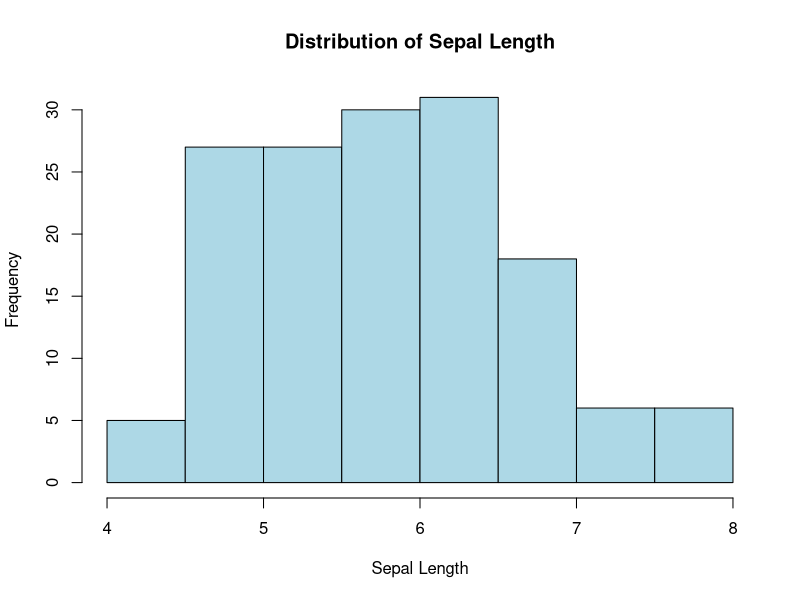
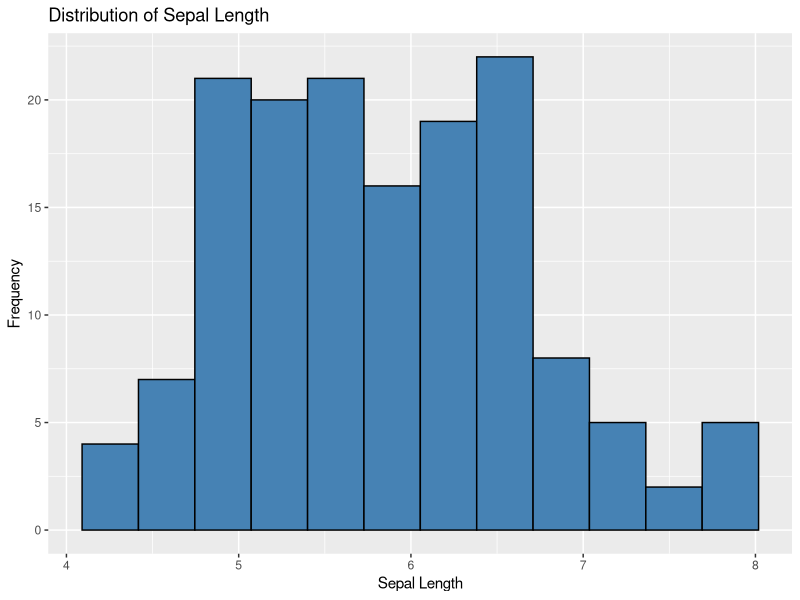
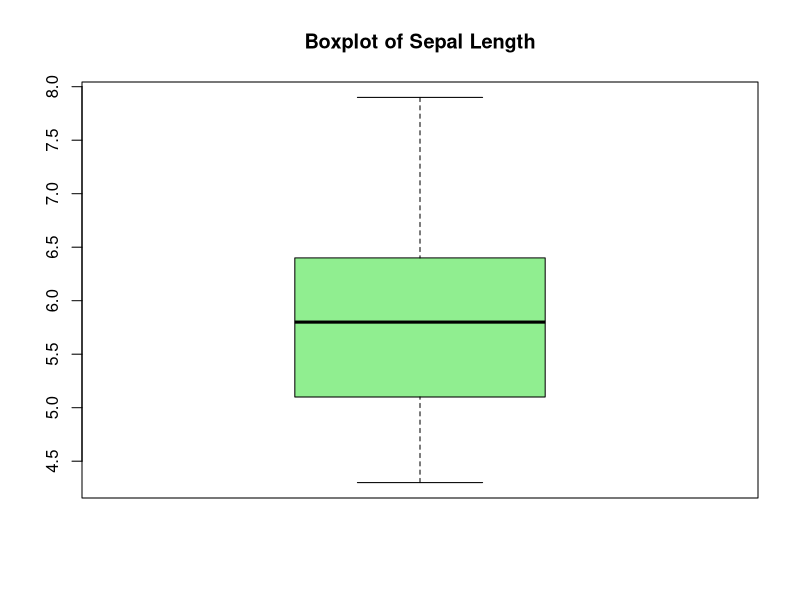
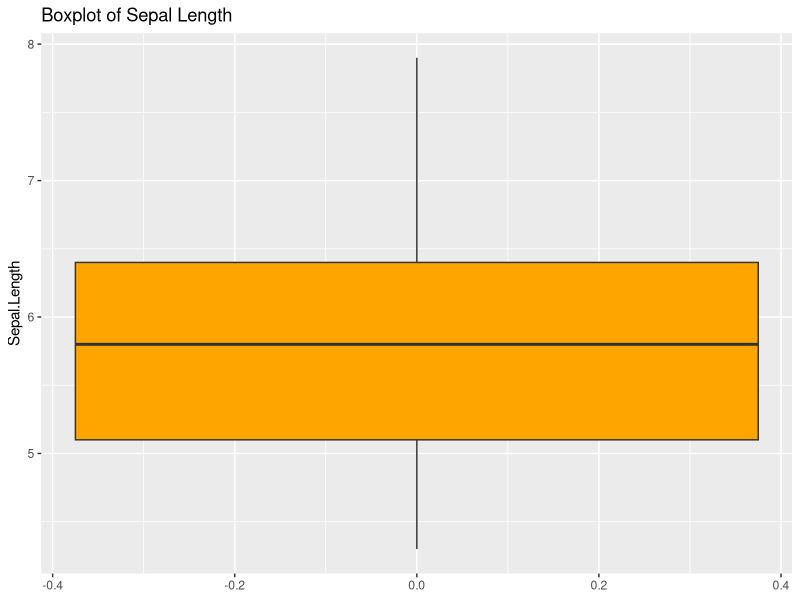
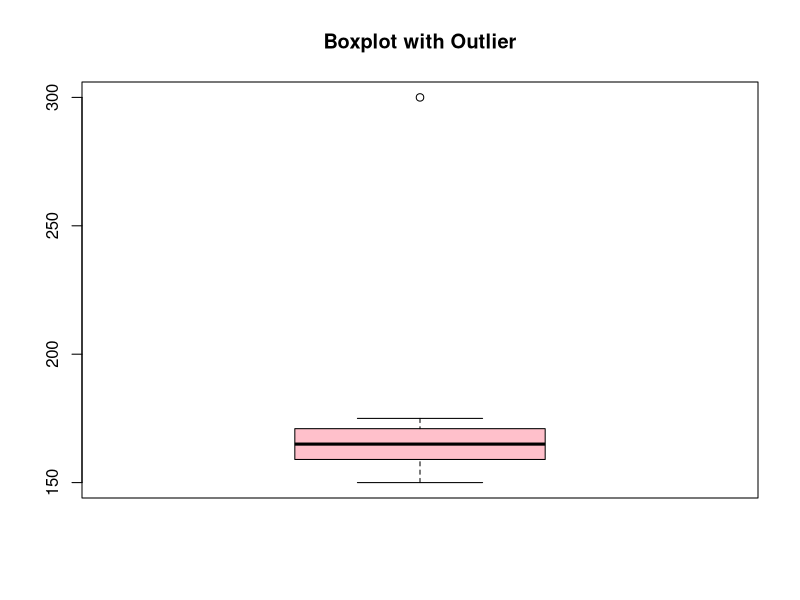
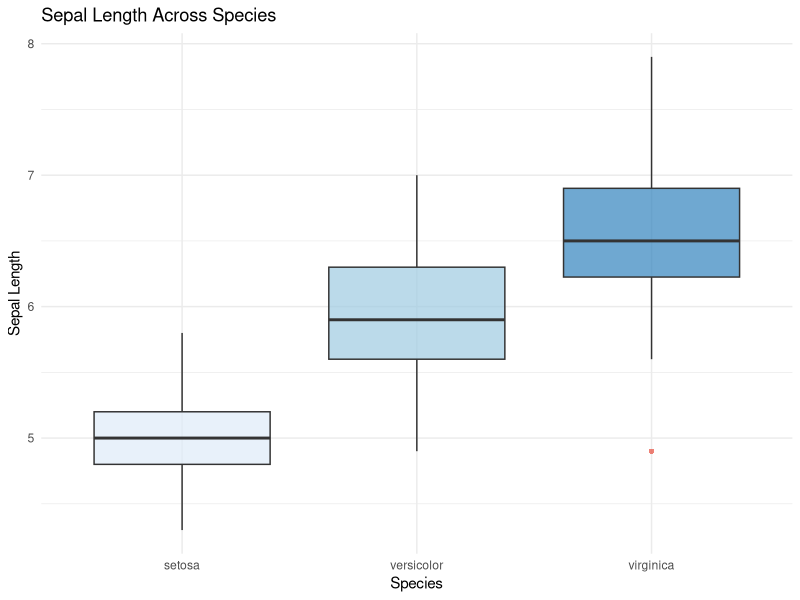
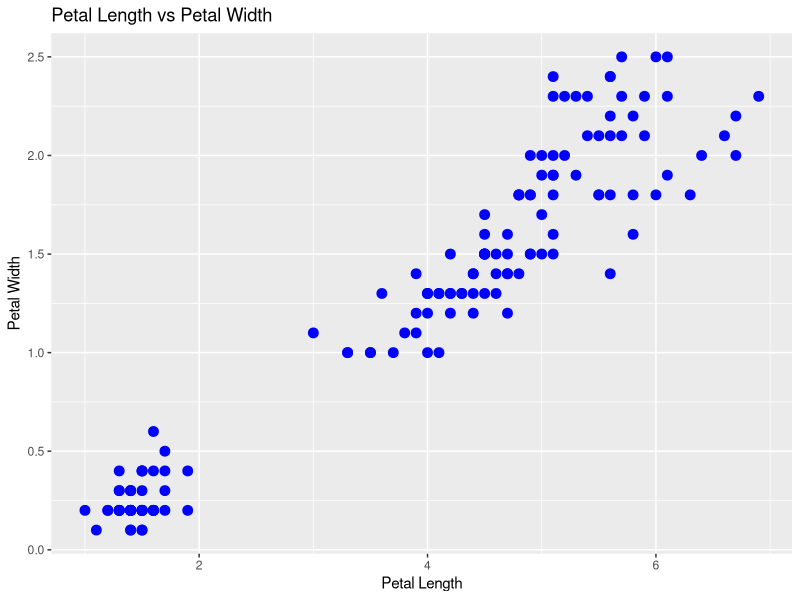
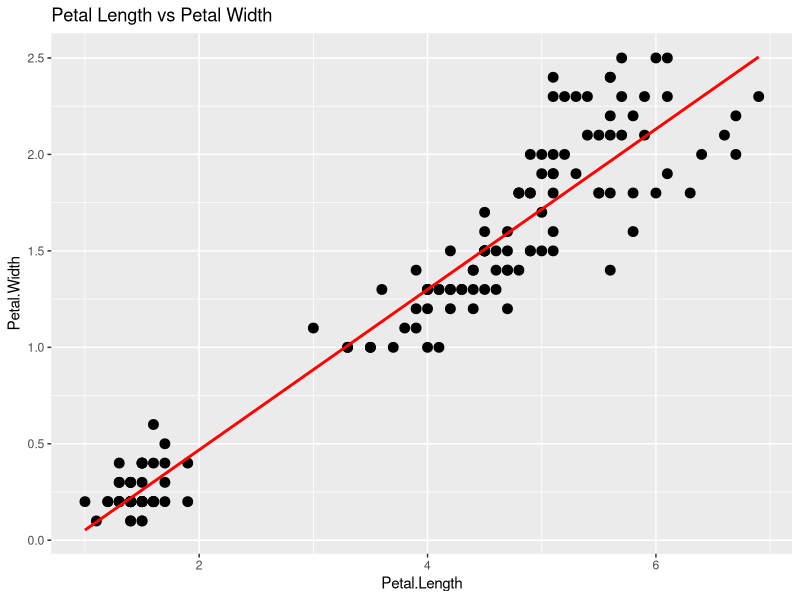

These charts were generated, in order, by the following R code:
## ---- chunk 1
# Install packages (run once)
# install.packages("tidyverse")
# install.packages("corrplot")

library(tidyverse)
library(corrplot)
## ---- chunk 2
data(iris)  #instead of mtcars 
head(iris)
## ---- chunk 3
str(iris)
dim(iris)
summary(iris)
## ---- chunk 4
hist(
  iris$Sepal.Length,
  main = "Distribution of Sepal Length",
  xlab = "Sepal Length",
  col = "lightblue",
  border = "black"
)

## ---- chunk 5
ggplot(
  iris,
  aes(x = Sepal.Length)
) +
  geom_histogram(
    bins = 12,
    fill = "steelblue",
    color = "black"
  ) +
  labs(
    title = "Distribution of Sepal Length",
    x = "Sepal Length",
    y = "Frequency"
  )
## ---- chunk 6
boxplot(
  iris$Sepal.Length,
  main = "Boxplot of Sepal Length",
  col = "lightgreen"
)
## ---- chunk 7
ggplot(
  iris,
  aes(y = Sepal.Length)
) +
  geom_boxplot(
    fill = "orange"
  ) +
  labs(
    title = "Boxplot of Sepal Length"
  )
## ---- chunk 8
heights <- c(
  150, 155, 158, 160, 162,
  165, 168, 170, 172, 175,
  300
)

boxplot(
  heights,
  main = "Boxplot with Outlier",
  col = "pink"
)
## ---- chunk 9

# Comparing Sepal Length across different Species
ggplot(iris, aes(x = Species, y = Sepal.Length, fill = Species)) +
  geom_boxplot(alpha = 0.7, outlier.color = "#E74C3C", outlier.shape = 16) +
  scale_fill_brewer(palette = "Blues") +
  labs(
    title = "Sepal Length Across Species",
    x = "Species",
    y = "Sepal Length",
    fill = "Species Legend"
  ) +
  theme_minimal() +
  theme(legend.position = "none")
## ---- chunk 10
Q1 <- quantile(heights, 0.25)

Q3 <- quantile(heights, 0.75)

IQR_value <- IQR(heights)

lower <- Q1 - 1.5 * IQR_value

upper <- Q3 + 1.5 * IQR_value

heights[
  heights < lower |
  heights > upper
]
## ---- chunk 11
ggplot(
  iris,
  aes(
    x = Petal.Length,
    y = Petal.Width
  )
) +
  geom_point(
    size = 3,
    color = "blue"
  ) +
  labs(
    title = "Petal Length vs Petal Width",
    x = "Petal Length",
    y = "Petal Width"
  )
## ---- chunk 12
ggplot(
  iris,
  aes(
    x = Petal.Length,
    y = Petal.Width
  )
) +
  geom_point(size = 3) +
  geom_smooth(
    method = "lm",
    se = FALSE,
    color = "red"
  ) +
  labs(
    title = "Petal Length vs Petal Width"
  )
## ---- chunk 13
cor(
  iris$Petal.Length,
  iris$Petal.Width
)
## ---- chunk 14
# Exclude the categorical Species column (column 5) for correlation
cor_matrix <- cor(iris[, 1:4])

cor_matrix
## ---- chunk 15
corrplot(
  cor_matrix,
  method = "color",
  type = "upper"
)
## ---- chunk 16
pairs(
  iris[, 1:4],
  main = "Pairwise Scatterplots"
)
